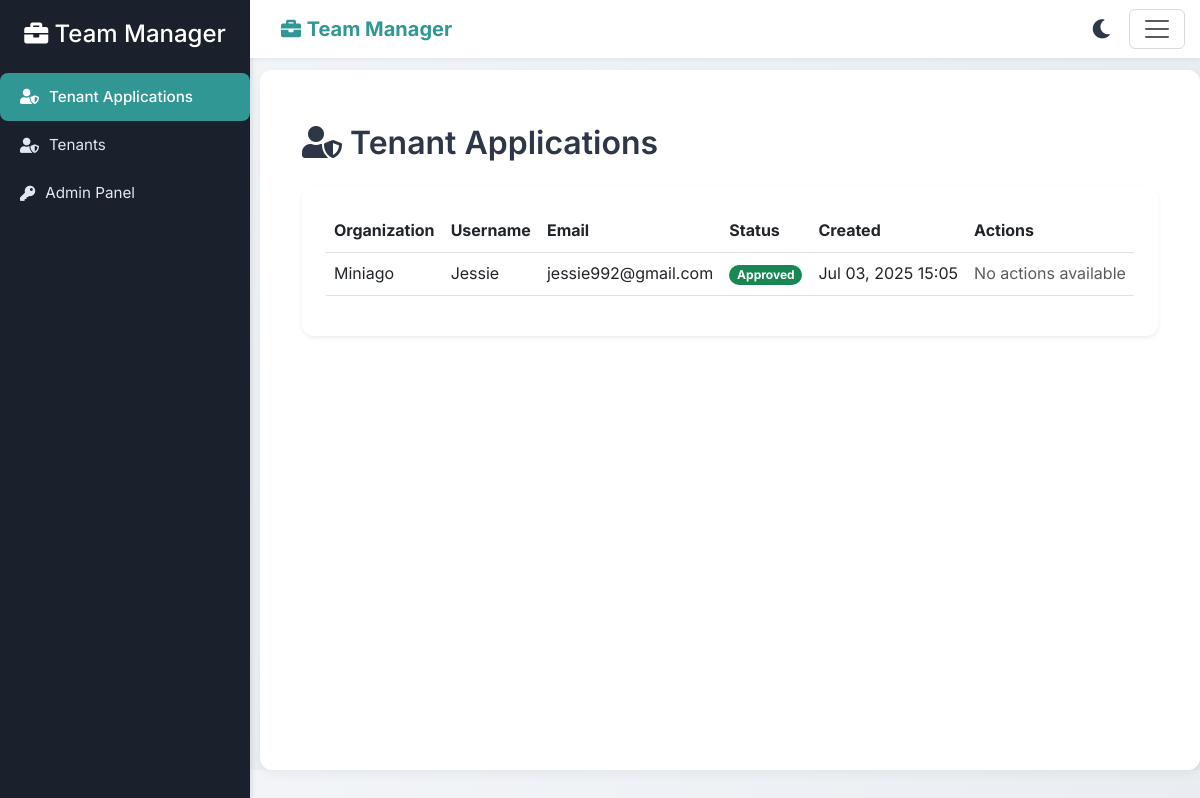
Page /tenants/tenant-applications/ (signed in) on the earlier database version.
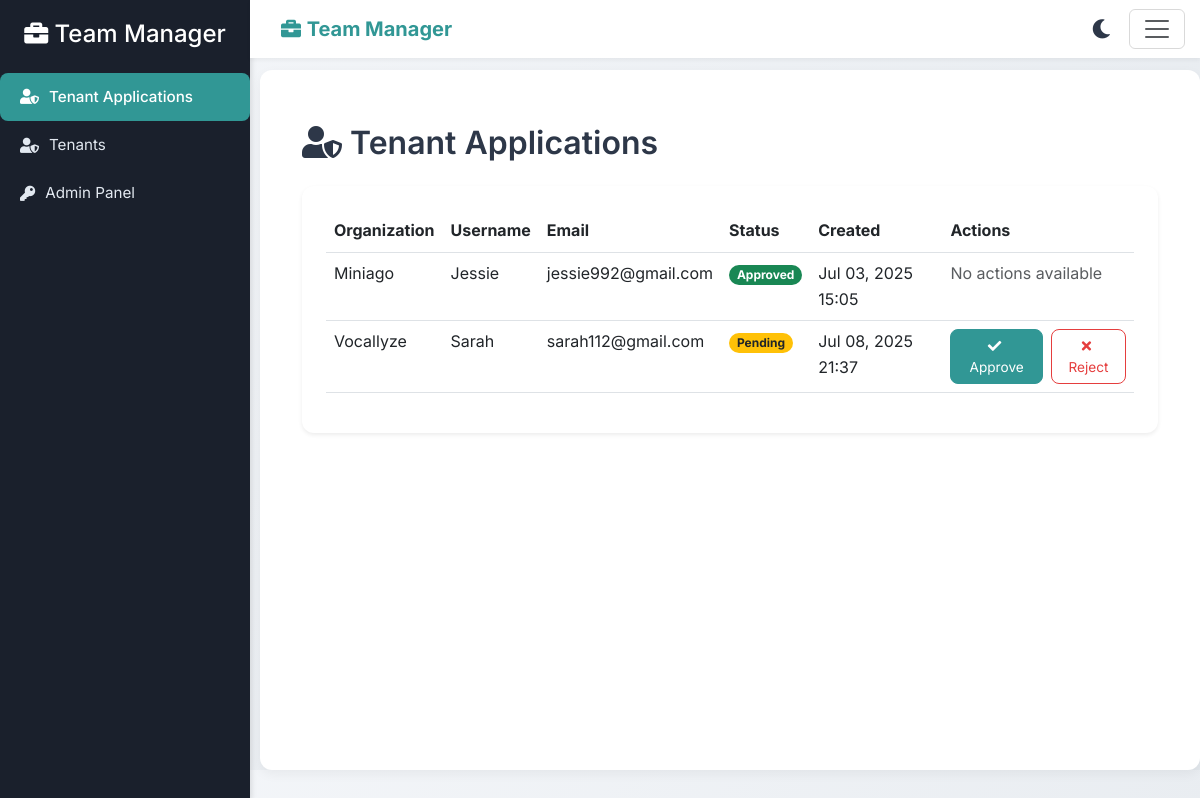
Same page on the later database version.
### tenants/models.py (models this page shows, shortened)
class TenantApplication(models.Model):
    STATUS_CHOICES = [
        ('pending', 'Pending'),
        ('approved', 'Approved'),
        ('rejected', 'Rejected'),
    ]
    username = models.CharField(max_length=150, unique=True)
    email = models.EmailField(unique=True)
    password = models.CharField(max_length=255)
    organization_name = models.CharField(max_length=100, unique=True)
    slug = models.SlugField(max_length=100, unique=True)
    status = models.CharField(max_length=20, choices=STATUS_CHOICES, default='pending')
    created_at = models.DateTimeField(auto_now_add=True)
    updated_at = models.DateTimeField(auto_now=True)

### tenants/views.py (the view)
# urls.py: path('tenant-applications/', tenant_applications, name='tenant_applications'),
@login_required
def tenant_applications(request):
    if request.user.is_superuser:
        tenant_apps = TenantApplication.objects.all()
    else:
        HttpResponseForbidden(f'You are not authorized to view this')
    return render(request, 'tenants/tenant_applications.html', {'tenants': tenant_apps})

### documents/context_processors.py (called while the page is built)
def notification_count(request):
    print("Meer>>>>>", request)
    if request.user.is_authenticated:
        if request.user.is_superuser:
            user = CustomUser.objects.get(username=request.user.username)
        else:
            user = CustomUser.objects.get(username=request.user.username, tenant=request.tenant)
        count = UserNotification.objects.filter(user=user, dismissed=False).count()
        return {'unseen_notification_count': count}
    return {'unseen_notification_count': 0}

### documents/models.py (called while the page is built)
    def __str__(self):
        return self.username

### tenants/templates/tenants/tenant_applications.html (shortened to what this page needs)
{% extends "base.html" %}
{% load static %}
{% block content %}
<div class="container-fluid py-4">
    <h2 class="mb-4" style="font-weight: 600; color: #2d3748;">
        <i class="fas fa-user-shield me-2"></i>Tenant Applications
    </h2>
    <div class="card shadow-sm border-0" style="border-radius: 12px; background: #ffffff;">
        <div class="card-body p-4">
            {% if tenants %}
            <div class="table-responsive">
                <table class="table table-hover" aria-label="Tenant Applications Table">
                    <thead>
                        <tr style="background: #f8fafc; color: #2d3748;">
                            <th scope="col">Organization</th>
                            <th scope="col">Username</th>
                            <th scope="col">Email</th>
                            <th scope="col">Status</th>
                            <th scope="col">Created</th>
                            <th scope="col">Actions</th>
                        </tr>
                    </thead>
                    <tbody>
                        {% for tenant in tenants %}
                        <tr style="transition: background-color 0.2s ease;">
                            <td>{{ tenant.organization_name }}</td>
                            <td>{{ tenant.username }}</td>
                            <td>{{ tenant.email }}</td>
                            <td>
                                <span class="badge {% if tenant.status == 'pending' %}bg-warning text-dark{% elif tenant.status == 'approved' %}bg-success{% else %}bg-danger{% endif %}">
                                    {{ tenant.get_status_display }}
                                </span>
                            </td>
                            <td>{{ tenant.created_at|date:"M d, Y H:i" }}</td>
                            <td>
                                {% if tenant.status == 'pending' %}
                                <div class="d-flex gap-2">
                                    <form action="{% url 'create_tenant' tenant.id %}" method="post" class="d-inline">
                                        <button type="submit" class="btn btn-sm btn-primary" title="Approve Tenant" aria-label="Approve Tenant">
                                            <i class="fas fa-check me-1"></i>Approve
                                        </button>
                                    </form>
                                    <form action="{% url 'reject_tenant' tenant.id %}" method="post" class="d-inline">
                                        <button type="submit" class="btn btn-sm btn-outline-danger" title="Reject Tenant" aria-label="Reject Tenant">
                                            <i class="fas fa-times me-1"></i>Reject
                                        </button>
                                    </form>
                                </div>
                                {% else %}
                                <span class="text-muted">No actions available</span>
                                {% endif %}
                            </td>
                        </tr>
                        {% endfor %}
                    </tbody>
                </table>
            </div>
            {% else %}
            <div class="alert alert-info text-center" role="alert" style="border-radius: 8px; font-size: 0.9rem;">
                No tenant applications found.
            </div>
            {% endif %}
        </div>
    </div>
</div>
{% endblock %}

### documents/templates/base.html (shortened to what this page needs)
{% load static %}
<!DOCTYPE html>
<html lang="en">
<head>
    <link rel="stylesheet" href="https://cdn.jsdelivr.net/npm/bootstrap@5.3.0/dist/css/bootstrap.min.css">
    <link rel="stylesheet" href="https://cdnjs.cloudflare.com/ajax/libs/font-awesome/5.15.4/css/all.min.css">
</head>
<body {% if not user.is_authenticated %}class="unauthenticated"{% endif %}>
    <link href="https://cdn.jsdelivr.net/npm/select2@4.1.0-rc.0/dist/css/select2.min.css" rel="stylesheet">
    {% if user.is_authenticated %}
    <div class="sidebar" id="sidebar">
        <h4 class="text-white text-center mb-4"><i class="fas fa-briefcase mr-2"></i> {{ tenant.name|default:"Team Manager" }}</h4>
        {% if user.is_superuser %}
            <a href="{% url 'tenant_applications' %}" {% if request.path == '/tenants/tenant-applications/'%}class="active"{% endif %}><i class="fas fa-user-shield"></i>Tenant Applications</a>
            <a href="{% url 'tenant_list' %}" {% if request.path == '/tenants/list/' %}class="active"{% endif %}><i class="fas fa-user-shield"></i>Tenants</a>
            <a href="{% url 'admin:index' %}" {% if request.path|slice:":7" == '/admin/' %}class="active"{% endif %}><i class="fas fa-key"></i> Admin Panel</a>
        {%endif%}
    </div>
    {% endif %}
    {% if not user.tenant or user.is_superuser %}
        <nav class="navbar navbar-light bg-light fixed-top no-tenant" id="navbar">
            <div class="container-fluid">
                <a class="navbar-brand ms-3" href="{% url 'tenant_home' %}"><i class="fas fa-briefcase mr-4" style="color: #319795;"></i> <span style="color: #319795;"><strong>Team Manager</strong></span></a>
                <div class="d-flex align-items-center gap-2">
                    <button class="theme-toggle-btn" id="themeToggleBtn" title="Toggle Dark Mode" aria-label="Toggle Dark Mode">
                        <i class="fas fa-moon"></i>
                    </button>
                    <button class="navbar-toggler" type="button" data-bs-toggle="collapse" data-bs-target="#navbarNav" aria-controls="navbarNav" aria-expanded="false" aria-label="Toggle navigation">
                        <span class="navbar-toggler-icon"></span>
                    </button>
                </div>
            </div>
        </nav>
    {% endif %}
    <div class="main-content" id="main-content">
        {% block content %}
        {% endblock %}
    </div>
</body>
</html>

### documents/templates/base.html (style rules this page uses)
body { margin: 0; padding: 0; padding-top: 70px; font-family: 'Inter', 'Helvetica', 'Arial', sans-serif; background: linear-gradient(135deg, #f5f7fa 0%, #e2e7ec 100%); color: #2d3748; line-height: 1.6; font-size: 16px; transition: background 0.3s ease, color 0.3s ease; }
.sidebar { height: 100vh; width: 250px; position: fixed; top: 0; left: 0; background-color: #1a202c; padding-top: 20px; transition: all 0.3s ease; overflow-x: hidden; box-shadow: 2px 0 5px rgba(0, 0, 0, 0.1); z-index: 1030; }
.sidebar a { color: #e2e8f0; display: flex; align-items: center; padding: 12px 20px; text-decoration: none; font-size: 0.95rem; transition: background-color 0.2s ease; }
.sidebar a.active { background-color: #319795; color: #ffffff; border-radius: 8px; font-weight: 500; }
.sidebar a i { margin-right: 10px; }
.main-content { margin-left: 260px; padding: 30px; transition: margin-left 0.3s ease; background: #ffffff; border-radius: 12px; box-shadow: 0 4px 12px rgba(0, 0, 0, 0.05); min-height: calc(100vh - 100px); }
.navbar { background-color: #ffffff !important; box-shadow: 0 2px 4px rgba(0, 0, 0, 0.05); transition: margin-left 0.3s ease; margin-left: 250px; }
.badge { border-radius: 12px; }
.btn-primary { background-color: #319795; border-color: #319795; transition: background-color 0.2s ease; }
.navbar.no-tenant .container-fluid { display: flex; align-items: center; justify-content: space-between; padding: 0 15px; }
.navbar.no-tenant .navbar-brand { flex: 0 1 auto; }
.theme-toggle-btn { background: none; border: none; color: #2d3748; font-size: 1.2rem; cursor: pointer; padding: 0 10px; }

### tenants/templates/tenants/tenant_applications.html (style rules this page uses)
.btn-sm { padding: 6px 12px; font-size: 0.85rem; border-radius: 8px; }
.btn-primary { background-color: #319795; border-color: #319795; transition: background-color 0.2s ease; }
.btn-outline-danger { border-color: #e53e3e; color: #e53e3e; transition: background-color 0.2s ease, color 0.2s ease; }

Differences in the rows shown:
added TenantApplication: organization_name "Vocallyze", username "Sarah", email "sarah112@gmail.com", status "Pending", created_at "Jul 08, 2025 21:37", shows "Approve"
